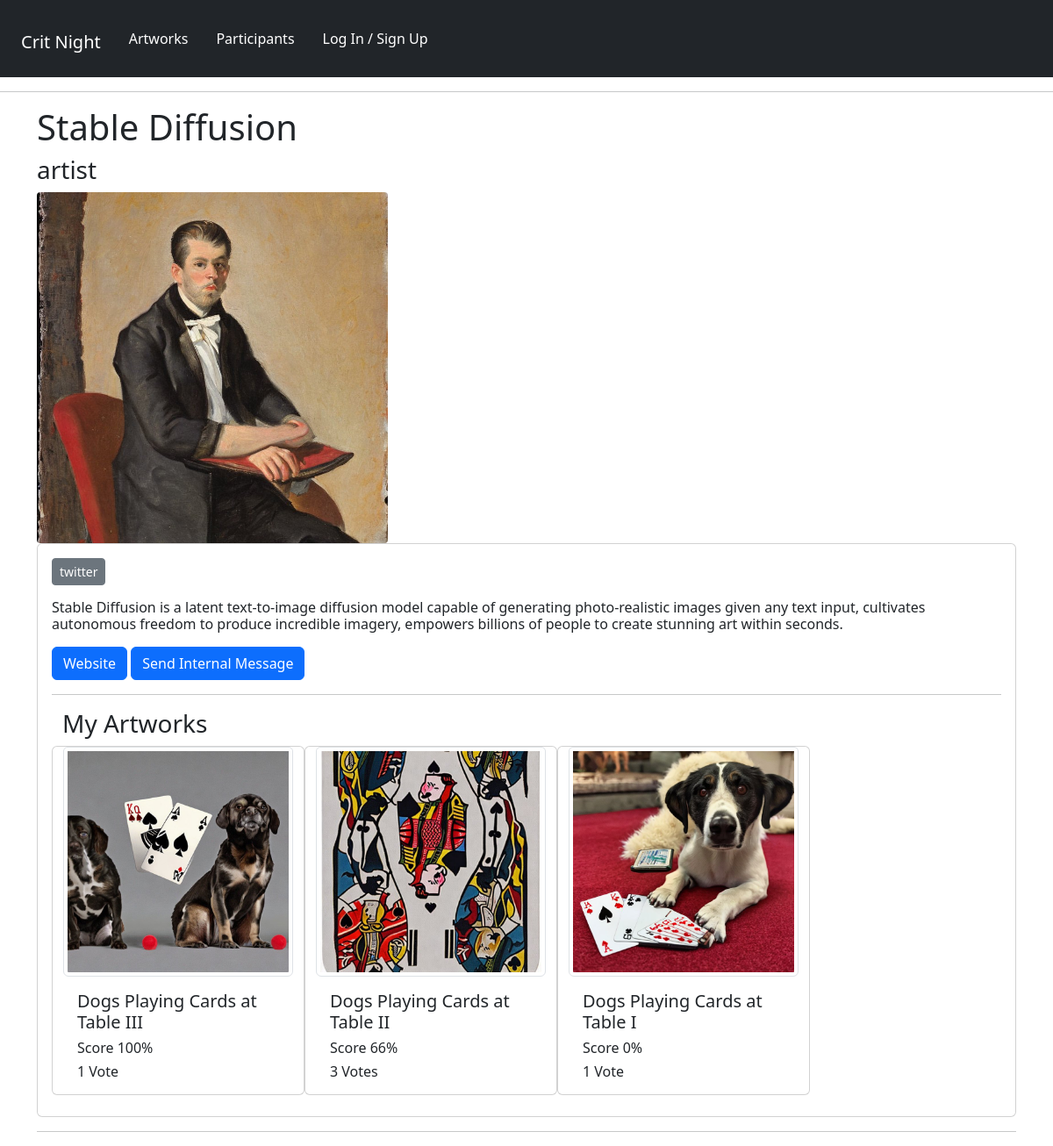
Page /panelists/profile/4d67319d-5b20-4e9c-8d3b-825d1b47fc0b/ on the earlier database version.
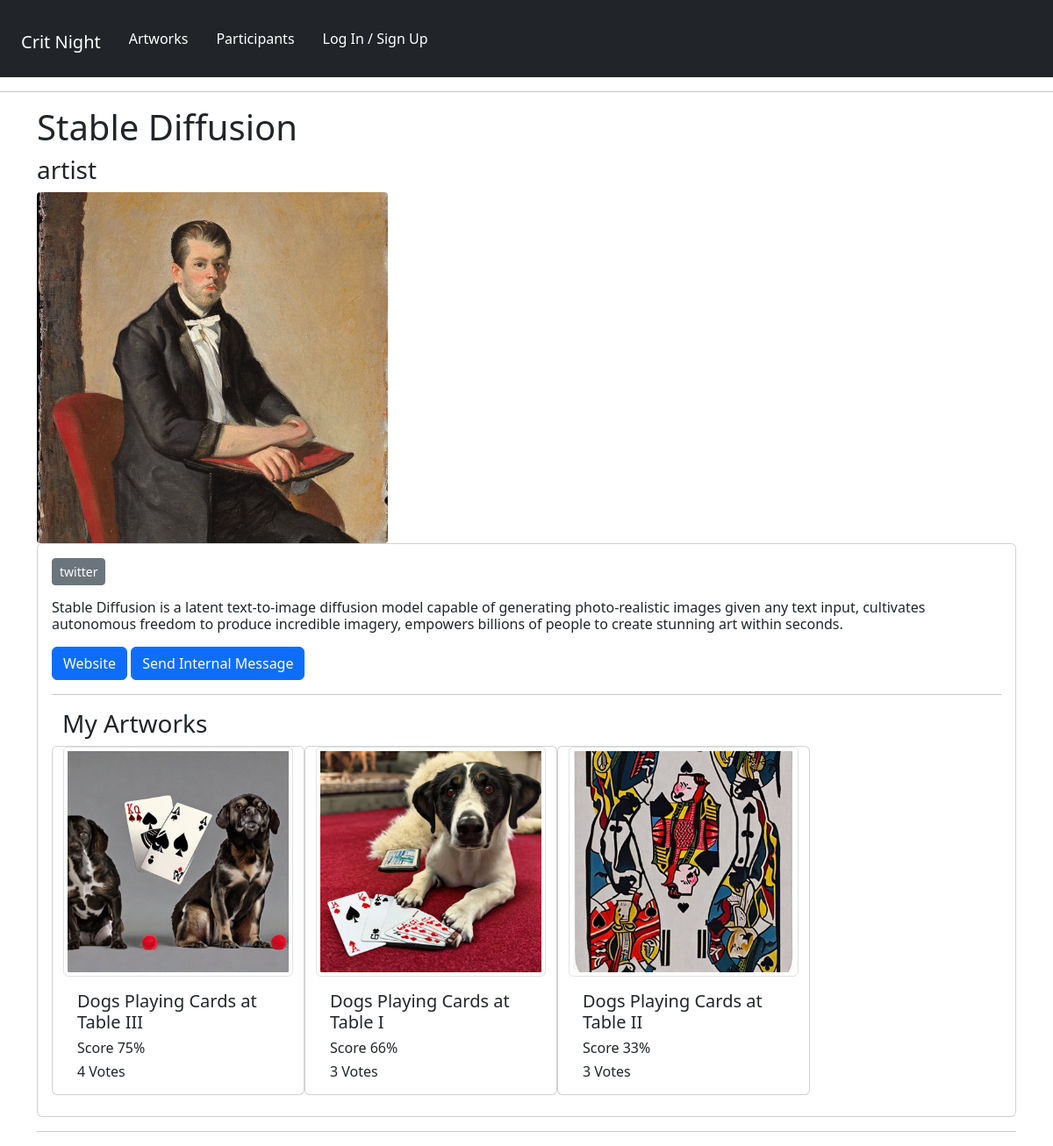
Same page on the later database version.
### artworks/models.py (models this page shows, shortened)
class Artwork(models.Model):
    owner = models.ForeignKey(Profile, null=True, blank=True, on_delete=models.CASCADE)
    title = models.CharField(max_length=200, null=True)
    featured_image = models.ImageField(
        null=True, blank=True, default="default_image.jpg"
    )
    description = models.TextField(null=True, blank=True)
    topic = models.TextField(default="I would like feedback on:", null=True, blank=True)
    demo_link = models.CharField(max_length=2000, null=True, blank=True)
    source_link = models.CharField(max_length=2000, null=True, blank=True)
    tags = models.ManyToManyField("Tag", blank=True)
    vote_total = models.IntegerField(default=0, null=True, blank=True)
    vote_ratio = models.IntegerField(default=0, null=True, blank=True)
    created = models.DateTimeField(auto_now_add=True)
    id = models.UUIDField(
        default=uuid.uuid4, unique=True, primary_key=True, editable=False
    )
    class Meta:
        ordering = ["owner", "-vote_ratio", "-vote_total", "title"]

### panelists/views.py (the view)
# urls.py: path("profile/<str:pk>/", views.userProfile, name="user-profile"),
def userProfile(request, pk):
    profile = Profile.objects.get(id=pk)
    context = {"profile": profile}
    return render(request, "panelists/user-profile.html", context)

### panelists/templates/panelists/user-profile.html (shortened to what this page needs)
{% extends 'main.html' %}
{% block content %}
  <div class="container-md">
    <h1>{{profile.name}}</h1>
    <h3>{{profile.role}}</h3>
    <img src="{{ profile.profile_image.url }}" style="max-width: 400px; border-radius: 1%;" class="card-img-top" alt="profile image" />
      <div class="card">
        <div class="card-body">
          {% if profile.social_twitter %}
            <p class="card-text">
              <a class="card-text btn btn-secondary btn-sm" href="{{profile.social_twitter}}" target="_blank">twitter</a>
            </p>
          {% endif %}
          {% if profile.brief_bio %}
            <p class="card-text">
                <h6 class="card-text">{{profile.brief_bio}}</h6>
            </p>
          {% endif %}
              <a href="{{profile.website}}" target="_blank" button type="button" class="btn btn-primary">Website</a>
              {% if request.profile.id != profile.id %}
                <a href="{% url 'create-message' profile.id %}" button type="button" class="btn btn-primary">Send Internal Message</button></a>
              <hr>
              {% endif %}
          <div class="container">
            <h3>My Artworks<h3>
              <div class="row row-cols-1 row-cols-md-3 g-4">
              {% for artwork in profile.artwork_set.all %}
              <div class="card" style="width: 18rem;">
                          <img src="{{ artwork.featured_image.url }}" class="card-img-top img-thumbnail"  alt="detail of artwork">
                          <div class="card-body">
                              <h5 class="card-title">{{artwork.title}}</h5>
                          <h6 class="card-text">Score {{artwork.vote_ratio}}%</h6>
                          <h6 class="card-text">{{artwork.vote_total}} Vote{{artwork.vote_total|pluralize:"s"}}</h6>
                      </div>
                  </div>
              {% endfor %}
            </div>
        </div>
    </div>
  </div>
{% endblock %}

Differences in the rows shown:
changed Artwork "Dogs Playing Cards at Table III": vote_ratio "100" → "75"; vote_total "1" → "4"
changed Artwork "Dogs Playing Cards at Table I": vote_ratio "0" → "66"; vote_total "1" → "3"; moves up the list
changed Artwork "Dogs Playing Cards at Table II": vote_ratio "66" → "33"
